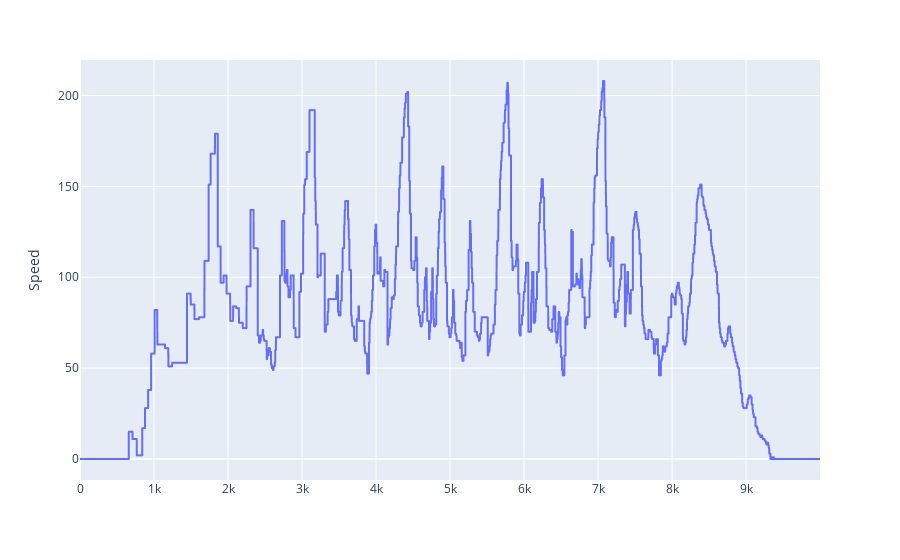

The cell this chart's notebook holds for it:
### Code cell
import plotly.express as px

fig = px.line(trip_df,  y='Speed')
fig.show()

### Figure 1 — Plotly figure (JSON) as saved in the notebook; plotly's stock layout.template omitted (floating-point values rounded to 4 significant figures; data arrays with more than 128 entries replaced by an {"elided": "..."} marker saying what was removed)
{"data": [{"hoverlabel": {"namelength": 0}, "hovertemplate": "Speed=%{y}", "legendgroup": "", "line": {"color": "#636efa", "dash": "solid"}, "mode": "lines", "name": "", "showlegend": false, "type": "scattergl", "xaxis": "x", "y": {"elided": "10000 int values"}, "yaxis": "y"}], "layout": {"autosize": true, "legend": {"tracegroupgap": 0}, "margin": {"t": 60}, "xaxis": {"anchor": "y", "autorange": true, "domain": [0, 1], "range": [0, 9999]}, "yaxis": {"anchor": "x", "autorange": true, "domain": [0, 1], "range": [-11.56, 219.6], "title": {"text": "Speed"}, "type": "linear"}}}
